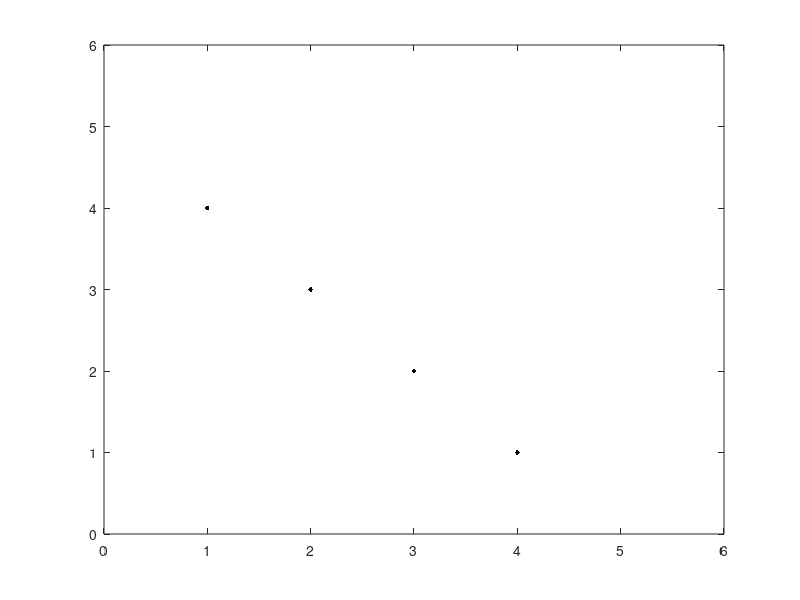

Write the MATLAB code that produced this figure.
%%%%%%%%%%%%%%%%%%%%%%%%%%%%%%%%%%%%%%%%%%%%%%%%%%%%%%%%%%%%%%%%%
% 9.2 - FUNCTION              %
%                                                               %
% by Zoe Cras                                                   %
%                                                               %
% 3/5/2016                                                     %
%                                                               %               
% Example 9.2 Computational Physics, 2nd Edition, N, K Giordano %
%                                                               
%/Users/zoec/Dropbox/DT080B/Semester 2/Project/Matlab Files/Example 9.2
%%%%%%%%%%%%%%%%%%%%%%%%%%%%%%%%%%%%%%%%%%%%%%%%%%%%%%%%%%%%%%%%%



%initialize
   % set x to be:
x = [1 2 3 4]
% set y to be:
y = [4 3 2 1]
plot(x,y, 'k.', 'Markersize', 10)
axis([0 6 0 6])
%set initial values
m = 1;
deltat=.01;
%xnew = 2
%new = 4
%xcurr;
%ycurr;
%xprev;
%yprev;
x;
y;
    
   
        
    
% for v = 1:10
    
    for idx = 1:numel(x)
    xcurr = x(idx)
    
    end

       
%     %calculate distance between two particles
%     r21 = sqrt((x2-xcurr)^2 + (y2 - ycurr)^2)
% 
%     %calculate the angle theta21
%     a = (y2 - ycurr)/(x2-xcurr);
%     theta21 = atan(a);
% 
%     %calculate the force
%     f21 = 24*((2/r21^13)-(1/r21^7))
% 
%     %calculate acceleration of particle 1 on 2
%     a1x = (1/m * f21)*cos(theta21)*(-1)*(x2-xcurr)/abs(x2-xcurr);
%     a1y = (1/m * f21)*sin(theta21)*(-1)*(y2-ycurr)/abs(y2-ycurr);
% 
%      %calculate new position 
%     xnew = (2*xcurr)-(xprev)+(a1x)*(deltat^2);
%     ynew = (2*ycurr)-(yprev)+(a1y)*(deltat^2);
%     
%     
%     
%     %calculate new velocity
% 
% %     vx = (xnew-xprev)/(2*deltat);
% %     vy = (xnew-yprev)/(2*deltat);
% 
%     % plotting x1,x2,y1,y2
%     plot(xnew,ynew, 'r.', 'MarkerSize', 150)
%     hold on
%     plot(x2,y2, 'b.', 'Markersize', 150)
%     %turn grid on
%     grid on
%     %set the axis - change this later
%     axis([0 10 0 10]);
%     %Name the graph
%     title('Looping')
% 
%     xlabel('x')%xaxis label
%     ylabel('y')%yaxis label
%     hold off
%     pause(.0000000000001)        
%      %periodic boundary condition
% 
%    
% 
%     % update the particle postions. 
%     xprev = xcurr;
%     yprev = ycurr;
%     xcurr = xnew
%     ycurr = ynew
    
    
    
    
    
%     end
